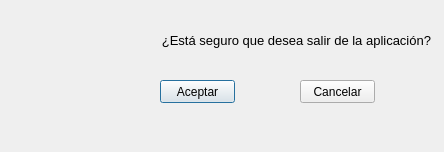
<?xml version="1.0" encoding="UTF-8"?>
<ui version="4.0">
 <class>dlgSalir</class>
 <widget class="QDialog" name="dlgSalir">
  <property name="geometry">
   <rect>
    <x>0</x>
    <y>0</y>
    <width>444</width>
    <height>152</height>
   </rect>
  </property>
  <property name="windowTitle">
   <string>Salir</string>
  </property>
  <property name="modal">
   <bool>true</bool>
  </property>
  <widget class="QLabel" name="lblMensalir">
   <property name="geometry">
    <rect>
     <x>90</x>
     <y>30</y>
     <width>341</width>
     <height>21</height>
    </rect>
   </property>
   <property name="font">
    <font>
     <pointsize>10</pointsize>
     <weight>50</weight>
     <bold>false</bold>
    </font>
   </property>
   <property name="layoutDirection">
    <enum>Qt::RightToLeft</enum>
   </property>
   <property name="text">
    <string>¿Está seguro que desea salir de la aplicación?</string>
   </property>
   <property name="alignment">
    <set>Qt::AlignRight|Qt::AlignTrailing|Qt::AlignVCenter</set>
   </property>
  </widget>
  <widget class="QLabel" name="label">
   <property name="geometry">
    <rect>
     <x>50</x>
     <y>70</y>
     <width>51</width>
     <height>51</height>
    </rect>
   </property>
   <property name="text">
    <string/>
   </property>
   <property name="pixmap">
    <pixmap resource="img/avisosalir.qrc">:/newPrefix/iconoaviso.png</pixmap>
   </property>
   <property name="scaledContents">
    <bool>true</bool>
   </property>
  </widget>
  <widget class="QPushButton" name="btnAceptar">
   <property name="geometry">
    <rect>
     <x>160</x>
     <y>80</y>
     <width>75</width>
     <height>23</height>
    </rect>
   </property>
   <property name="text">
    <string>Aceptar</string>
   </property>
   <attribute name="buttonGroup">
    <string notr="true">btnBoxSalir</string>
   </attribute>
  </widget>
  <widget class="QPushButton" name="btnCancelar">
   <property name="geometry">
    <rect>
     <x>300</x>
     <y>80</y>
     <width>75</width>
     <height>23</height>
    </rect>
   </property>
   <property name="text">
    <string>Cancelar</string>
   </property>
   <attribute name="buttonGroup">
    <string notr="true">btnBoxSalir</string>
   </attribute>
  </widget>
 </widget>
 <resources>
  <include location="img/avisosalir.qrc"/>
 </resources>
 <connections/>
 <buttongroups>
  <buttongroup name="btnBoxSalir"/>
 </buttongroups>
</ui>
